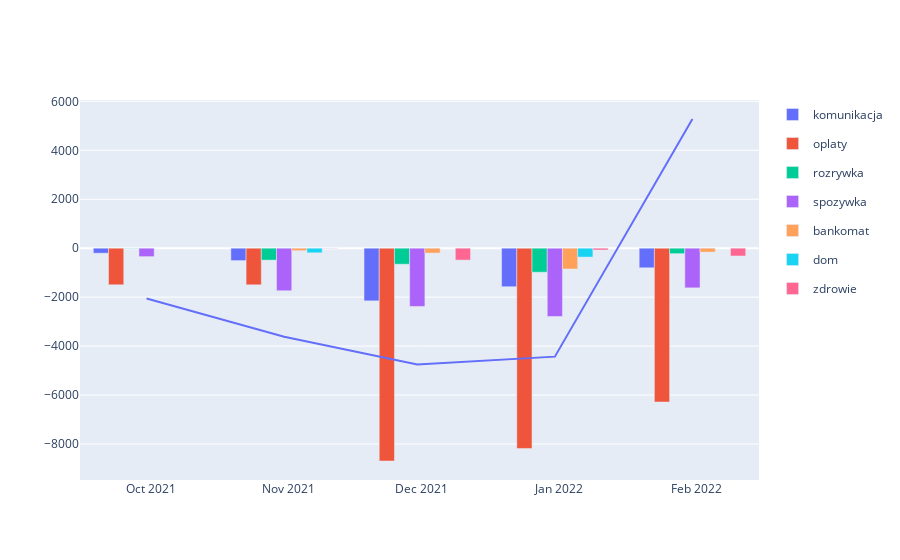

The notebook cell this image was saved under:
### Code cell
fig = go.Figure()
fig.add_traces(list(pex.bar(df,
                           x=db.DATA_OP,
                           y=db.AMOUNT,
                           color='parCat',
                           barmode='group').select_traces()))

fig.add_traces(list(pex.line(df_bilans,
                               x=db.DATA_OP,
                               y=db.AMOUNT).select_traces()))

fig.show()

### Figure 1 — Plotly figure (JSON) as saved in the notebook; plotly's stock layout.template omitted (floating-point values rounded to 4 significant figures)
{"data": [{"alignmentgroup": "True", "hovertemplate": "parCat=komunikacja<br>data_operacji=%{x}<br>kwota=%{y}<extra></extra>", "legendgroup": "komunikacja", "marker": {"color": "#636efa", "pattern": {"shape": ""}}, "name": "komunikacja", "offsetgroup": "komunikacja", "orientation": "v", "showlegend": true, "textposition": "auto", "type": "bar", "x": ["2021-09-30T00:00:00", "2021-10-31T00:00:00", "2021-11-30T00:00:00", "2021-12-31T00:00:00", "2022-01-31T00:00:00"], "xaxis": "x", "y": [-204.1, -507.0, -2151.0, -1575.0, -801.6], "yaxis": "y"}, {"alignmentgroup": "True", "hovertemplate": "parCat=oplaty<br>data_operacji=%{x}<br>kwota=%{y}<extra></extra>", "legendgroup": "oplaty", "marker": {"color": "#EF553B", "pattern": {"shape": ""}}, "name": "oplaty", "offsetgroup": "oplaty", "orientation": "v", "showlegend": true, "textposition": "auto", "type": "bar", "x": ["2021-09-30T00:00:00", "2021-10-31T00:00:00", "2021-11-30T00:00:00", "2021-12-31T00:00:00", "2022-01-31T00:00:00"], "xaxis": "x", "y": [-1495.0, -1496.0, -8695.0, -8183.0, -6285.0], "yaxis": "y"}, {"alignmentgroup": "True", "hovertemplate": "parCat=rozrywka<br>data_operacji=%{x}<br>kwota=%{y}<extra></extra>", "legendgroup": "rozrywka", "marker": {"color": "#00cc96", "pattern": {"shape": ""}}, "name": "rozrywka", "offsetgroup": "rozrywka", "orientation": "v", "showlegend": true, "textposition": "auto", "type": "bar", "x": ["2021-09-30T00:00:00", "2021-10-31T00:00:00", "2021-11-30T00:00:00", "2021-12-31T00:00:00", "2022-01-31T00:00:00"], "xaxis": "x", "y": [-11.5, -487.8, -655, -982.1, -223.6], "yaxis": "y"}, {"alignmentgroup": "True", "hovertemplate": "parCat=spozywka<br>data_operacji=%{x}<br>kwota=%{y}<extra></extra>", "legendgroup": "spozywka", "marker": {"color": "#ab63fa", "pattern": {"shape": ""}}, "name": "spozywka", "offsetgroup": "spozywka", "orientation": "v", "showlegend": true, "textposition": "auto", "type": "bar", "x": ["2021-09-30T00:00:00", "2021-10-31T00:00:00", "2021-11-30T00:00:00", "2021-12-31T00:00:00", "2022-01-31T00:00:00"], "xaxis": "x", "y": [-345.1, -1739.0, -2381.0, -2790.0, -1620.0], "yaxis": "y"}, {"alignmentgroup": "True", "hovertemplate": "parCat=bankomat<br>data_operacji=%{x}<br>kwota=%{y}<extra></extra>", "legendgroup": "bankomat", "marker": {"color": "#FFA15A", "pattern": {"shape": ""}}, "name": "bankomat", "offsetgroup": "bankomat", "orientation": "v", "showlegend": true, "textposition": "auto", "type": "bar", "x": ["2021-10-31T00:00:00", "2021-11-30T00:00:00", "2021-12-31T00:00:00", "2022-01-31T00:00:00"], "xaxis": "x", "y": [-100, -200, -850, -160], "yaxis": "y"}, {"alignmentgroup": "True", "hovertemplate": "parCat=dom<br>data_operacji=%{x}<br>kwota=%{y}<extra></extra>", "legendgroup": "dom", "marker": {"color": "#19d3f3", "pattern": {"shape": ""}}, "name": "dom", "offsetgroup": "dom", "orientation": "v", "showlegend": true, "textposition": "auto", "type": "bar", "x": ["2021-10-31T00:00:00", "2021-12-31T00:00:00"], "xaxis": "x", "y": [-188.6, -363.7], "yaxis": "y"}, {"alignmentgroup": "True", "hovertemplate": "parCat=zdrowie<br>data_operacji=%{x}<br>kwota=%{y}<extra></extra>", "legendgroup": "zdrowie", "marker": {"color": "#FF6692", "pattern": {"shape": ""}}, "name": "zdrowie", "offsetgroup": "zdrowie", "orientation": "v", "showlegend": true, "textposition": "auto", "type": "bar", "x": ["2021-10-31T00:00:00", "2021-11-30T00:00:00", "2021-12-31T00:00:00", "2022-01-31T00:00:00"], "xaxis": "x", "y": [-7.07, -487.1, -73.8, -319.5], "yaxis": "y"}, {"hovertemplate": "data_operacji=%{x}<br>kwota=%{y}<extra></extra>", "legendgroup": "", "line": {"color": "#636efa", "dash": "solid"}, "marker": {"symbol": "circle"}, "mode": "lines", "name": "", "orientation": "v", "showlegend": false, "type": "scatter", "x": ["2021-09-30T00:00:00", "2021-10-31T00:00:00", "2021-11-30T00:00:00", "2021-12-31T00:00:00", "2022-01-31T00:00:00"], "xaxis": "x", "y": [-2056.0, -3622.0, -4748.0, -4430.0, 5279.0], "yaxis": "y"}], "layout": {}}
